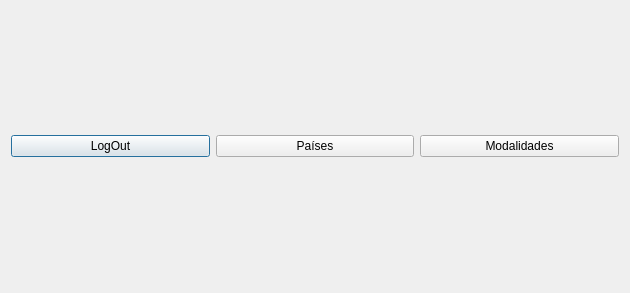
<?xml version="1.0" encoding="UTF-8"?>
<ui version="4.0">
 <class>LoginScreen</class>
 <widget class="QDialog" name="LoginScreen">
  <property name="geometry">
   <rect>
    <x>0</x>
    <y>0</y>
    <width>630</width>
    <height>293</height>
   </rect>
  </property>
  <property name="windowTitle">
   <string>Dialog</string>
  </property>
  <layout class="QGridLayout" name="gridLayout">
   <item row="0" column="0">
    <layout class="QHBoxLayout" name="horizontalLayout">
     <item>
      <widget class="QPushButton" name="btn_logOut">
       <property name="text">
        <string>LogOut</string>
       </property>
      </widget>
     </item>
     <item>
      <widget class="QPushButton" name="btn_login_country">
       <property name="text">
        <string>Países</string>
       </property>
      </widget>
     </item>
     <item>
      <widget class="QPushButton" name="btn_modality">
       <property name="text">
        <string>Modalidades</string>
       </property>
      </widget>
     </item>
    </layout>
   </item>
  </layout>
 </widget>
 <resources/>
 <connections/>
</ui>
